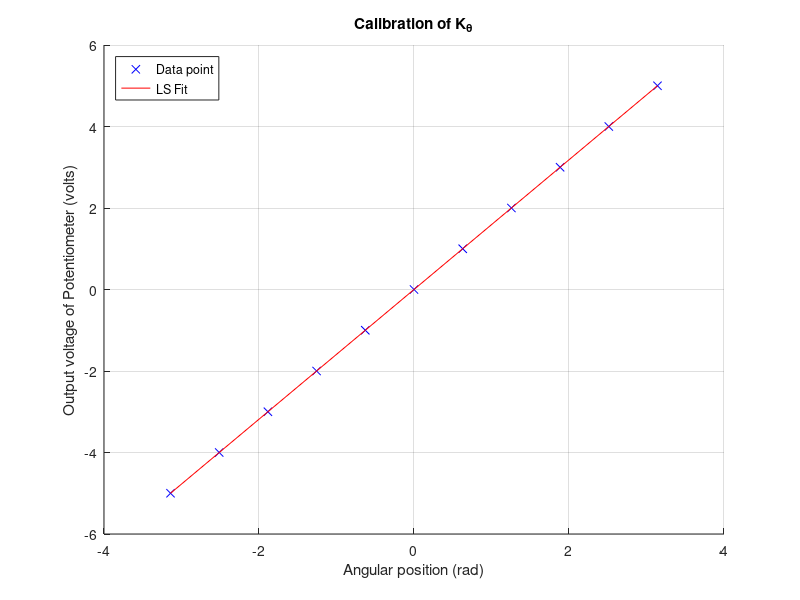
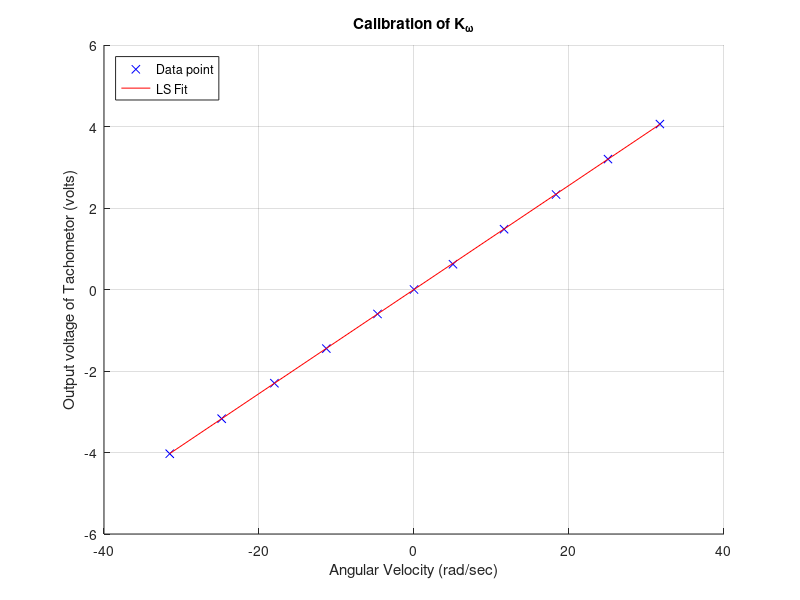
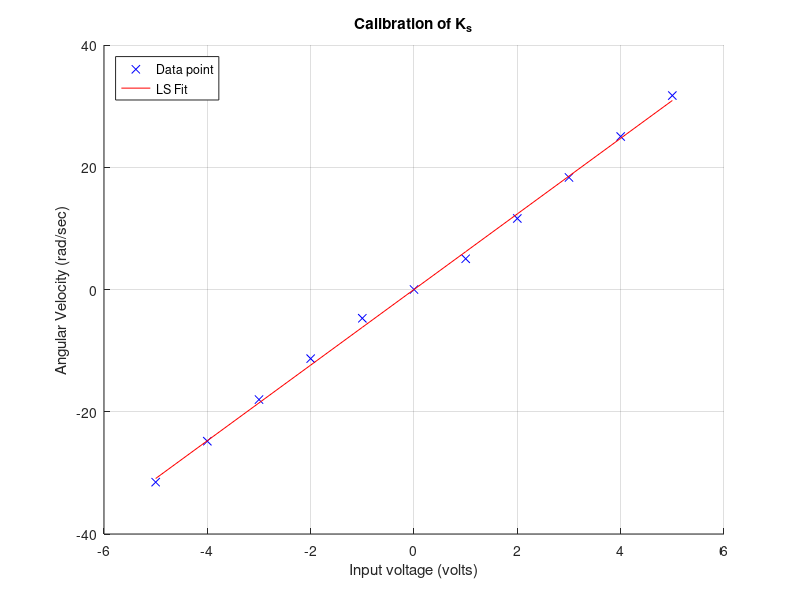

Recreate these plots in MATLAB, in order.
clear;
save_path='./image/';
%% Potentiometer calibration
theta_deg = [-180:36:180]';         % Angular Position (degrees)
theta_rad = deg2rad(theta_deg);     % convert to rad
X1 = (-5:1:5)';                     % Potientiometer output (volts)

P = (theta_rad'*theta_rad)^(-1);
K_theta = P*theta_rad'*X1;
X1_hat = K_theta*theta_rad;
fprintf("K_theta = %.4f\n", K_theta);

f=figure;
hold on;
plot(theta_rad,X1,'bx');
plot(theta_rad,X1_hat,'r-');
grid on;
xlabel('Angular position (rad)');
ylabel('Output voltage of Potentiometer (volts)');
legend('Data point','LS Fit', 'Location','northwest');
title('Calibration of K_\theta');
hold off;
exportgraphics(f, [save_path, 'Cali_K_theta.png'], ...
    'ContentType', 'image', ...
    'Resolution', 300);

%% Tachometor calibration
omega_radpersec = [-31.52, -24.82, -18.01, -11.31, -4.71, 0, 5.03, 11.62, 18.33, 25.03, 31.73]';  % rad/sec
u = (-5:1:5)';
omega_rpm = [-301, -237, -172, -108, -45, 0, 48, 111, 175, 239, 303]';   % Angular Velocity (rpm)
%omega_radpersec = omega_rpm*(2*pi)/60;                                   % convert to rad/sec
X2 = [-4.03, -3.17, -2.3, -1.45, -0.6, 0, 0.62, 1.48, 2.33, 3.2, 4.06]'; % Tachometer output (volts)

Q = (omega_radpersec'*omega_radpersec)^(-1);
K_omega = Q*omega_radpersec'*X2;
X2_hat = K_omega*omega_radpersec;
fprintf("K_omega = %.4f\n", K_omega);

f=figure;
hold on;
plot(omega_radpersec,X2,'bx');
plot(omega_radpersec,X2_hat,'r-');
grid on;
xlabel('Angular Velocity (rad/sec)');
ylabel('Output voltage of Tachometor (volts)');
legend('Data point','LS Fit', 'Location','northwest');
title('Calibration of K_\omega');
hold off;
exportgraphics(f, [save_path, 'Cali_K_omega.png'], ...
    'ContentType', 'image', ...
    'Resolution', 300);

R = (u'*u)^(-1);
K_s = R*u'*omega_radpersec;
omega_hat = K_s*u;
fprintf("K_s = %.4f\n", K_s);

f=figure;
hold on;
plot(u,omega_radpersec,'bx');
plot(u,omega_hat,'r-');
grid on;
xlabel('Input voltage (volts)');
ylabel('Angular Velocity (rad/sec)');
legend('Data point','LS Fit', 'Location','northwest');
title('Calibration of K_s');
hold off;
exportgraphics(f, [save_path, 'Cali_K_s.png'], ...
    'ContentType', 'image', ...
    'Resolution', 300);

close all;